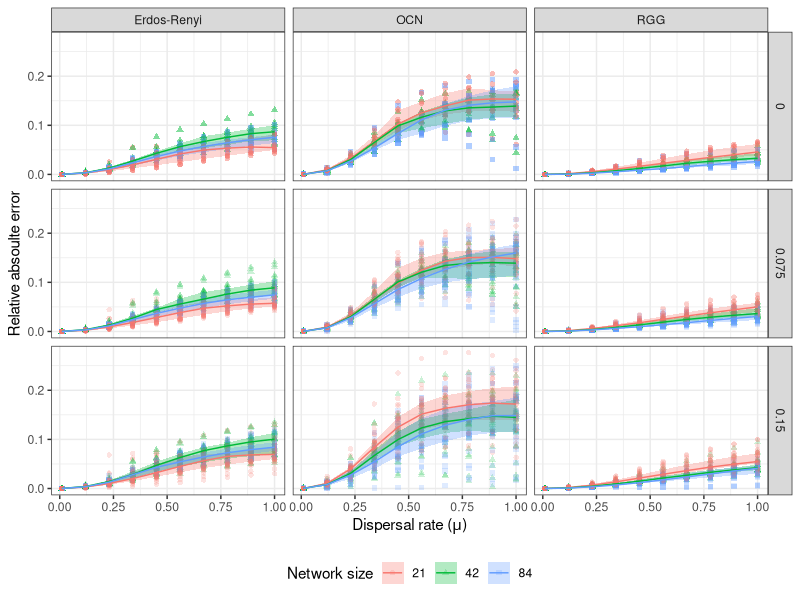
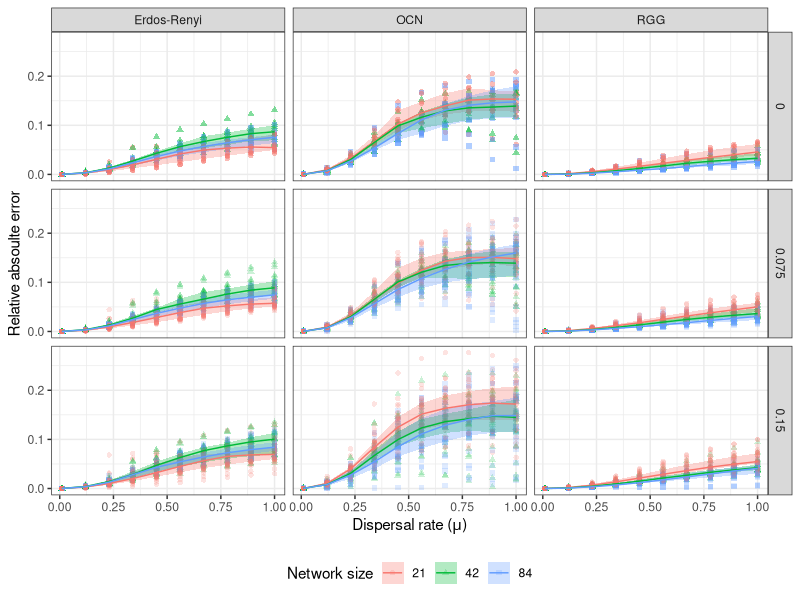

Source code (R) for these figures, in order:
library(ggplot2)
data = read.csv('output/0_All_data.csv', header = T)



ggplot(data = data, mapping = aes(x = mu, y = abs(x_reduced - R)/max(R, x_reduced), shape = as.factor(n_patch), color = as.factor(n_patch))) +
  geom_point(alpha = 0.2) +
  stat_summary(
    mapping = aes(x = mu, y = abs(x_reduced - R)/max(R, x_reduced), fill = as.factor(n_patch)),
    color = 'transparent',
    fun.min = function(z) { quantile(z,0.25) },
    fun.max = function(z) { quantile(z,0.75) },
    fun = median,
    geom = 'ribbon', alpha = 0.3) +
  stat_summary(
    mapping = aes(x = mu, y = abs(x_reduced - R)/max(R, x_reduced), color = as.factor(n_patch)),
    fun = median,
    geom = 'line') +
  facet_grid(k_sd~kind) +
  scale_color_discrete('Network size') +
  scale_fill_discrete('Network size') +
  scale_shape_discrete('Network size') +
  xlab(expression(paste('Dispersal rate (', mu, ')'))) +
  ylab('Relative absoulte error') +
  theme_bw() +
  theme(legend.position = 'bottom')

ggsave('RAE_heterogeneity.pdf', width = 210, height = 148, unit = 'mm')
